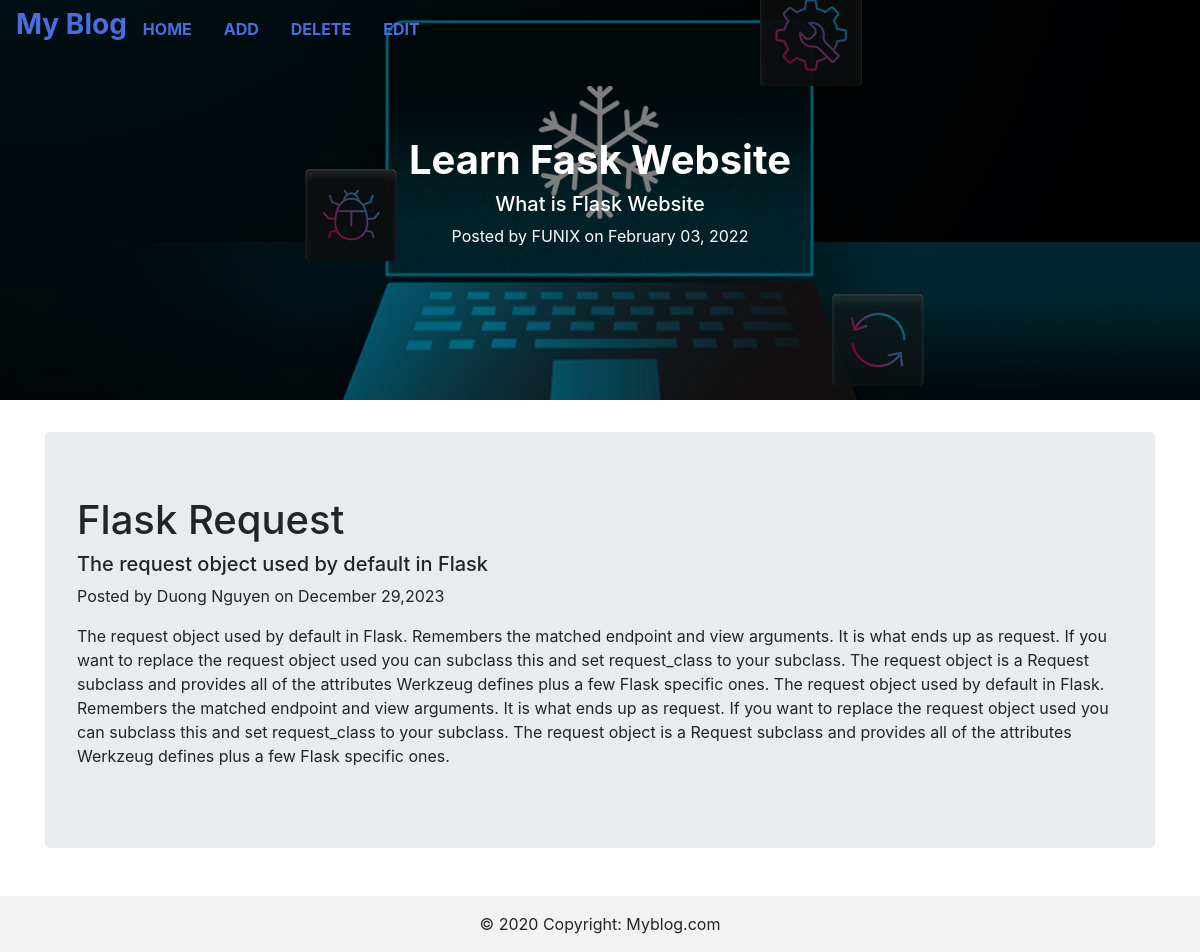
Screenshot of /post/3 with the database file from the repository.
### controller.py (models this page shows, shortened)
class BlogPost(db.Model):
    __tablename__ = 'BlogPost'
    id = db.Column(db.Integer,primary_key=True)
    title = db.Column(db.Text)
    subtitle = db.Column(db.Text)
    author = db.Column(db.Text)
    date_posted = db.Column(db.DateTime, default=datetime.datetime.utcnow)
    content = db.Column(db.Text)

### controller.py (the view)
@app.route('/post/<id>')
def view_post(id):
    blog= BlogPost.query.get(id)
    return render_template('BlogContent.html', blog=blog)

### templates/BlogContent.html
{% extends "base.html" %}
{% block headContent %}
<h1>Learn Fask Website</h1>
<h5>What is Flask Website</h5>
<p>Posted by FUNIX on February 03, 2022</p>
{% endblock %}
{% block mainContent %}
  <div class="container">
    <div class="jumbotron">
      <h1>{{blog.title}}</h1>
      <h5>{{blog.subtitle}}</h5>
      <p>Posted by {{blog.author}} on {{blog.date_posted.strftime('%B %d,%Y')}}</p>
      <p>{{blog.content}}</p>
    </div>
</div>
{% endblock %}

### static/css/styles.css (style rules this page uses)
body, html { height: 100%; }
.container { padding-top: 2rem; padding-bottom: 1rem; }
.banner-text > h1 { font-weight: 700; width: max-content; }

### rows the page displays
BlogPost: title "Flask Request", subtitle "The request object used by default in Flask", author "Duong Nguyen", date_posted "December 29,2023", content "The request object used by default in Flask. Remembers the matched endpoint and view arguments. It is what ends up as request. If you want to replace the request object used you can subclass this and set request_class to your subclass. The request object is a Request subclass and provides all of the attributes Werkzeug defines plus a few Flask specific ones. The request object used by default in Flask. Remembers the matched endpoint and view arguments. It is what ends up as request. If you want to replace the request object used you can subclass this and set request_class to your subclass. The request object is a Request subclass and provides all of the attributes Werkzeug defines plus a…"
